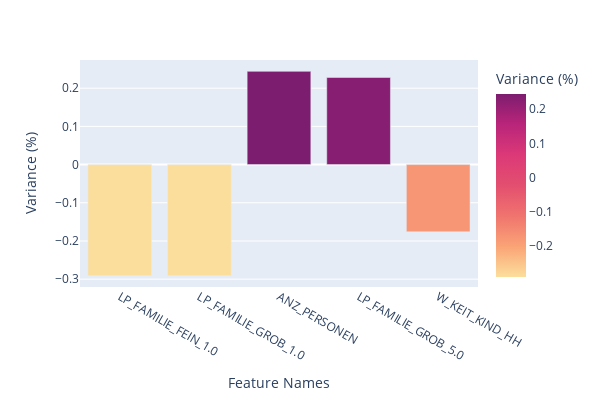

Source (notebook cell):
### Markdown cell above
Let's take a look at the PC 3

### Code cell
plot_pca_dim(pca,feat_names,3,5)

### Figure 1 — Plotly figure (JSON) as saved in the notebook; plotly's stock layout.template omitted (floating-point values rounded to 4 significant figures)
{"data": [{"alignmentgroup": "True", "hovertemplate": "Feature Names=%{x}<br>Variance (%)=%{marker.color}<extra></extra>", "legendgroup": "", "marker": {"color": [-0.2908, -0.2908, 0.2441, 0.2281, -0.1759], "coloraxis": "coloraxis", "pattern": {"shape": ""}}, "name": "", "offsetgroup": "", "orientation": "v", "showlegend": false, "textposition": "auto", "type": "bar", "x": ["LP_FAMILIE_FEIN_1.0", "LP_FAMILIE_GROB_1.0", "ANZ_PERSONEN", "LP_FAMILIE_GROB_5.0", "W_KEIT_KIND_HH"], "xaxis": "x", "y": [-0.2908, -0.2908, 0.2441, 0.2281, -0.1759], "yaxis": "y"}], "layout": {"barmode": "relative", "coloraxis": {"colorbar": {"title": {"text": "Variance (%)"}}, "colorscale": [[0, "rgb(252, 222, 156)"], [0.1667, "rgb(250, 164, 118)"], [0.3333, "rgb(240, 116, 110)"], [0.5, "rgb(227, 79, 111)"], [0.6667, "rgb(220, 57, 119)"], [0.8333, "rgb(185, 37, 122)"], [1, "rgb(124, 29, 111)"]]}, "height": 400, "legend": {"tracegroupgap": 0}, "margin": {"t": 60}, "width": 600, "xaxis": {"anchor": "y", "domain": [0, 1], "title": {"text": "Feature Names"}}, "yaxis": {"anchor": "x", "domain": [0, 1], "title": {"text": "Variance (%)"}}}}
